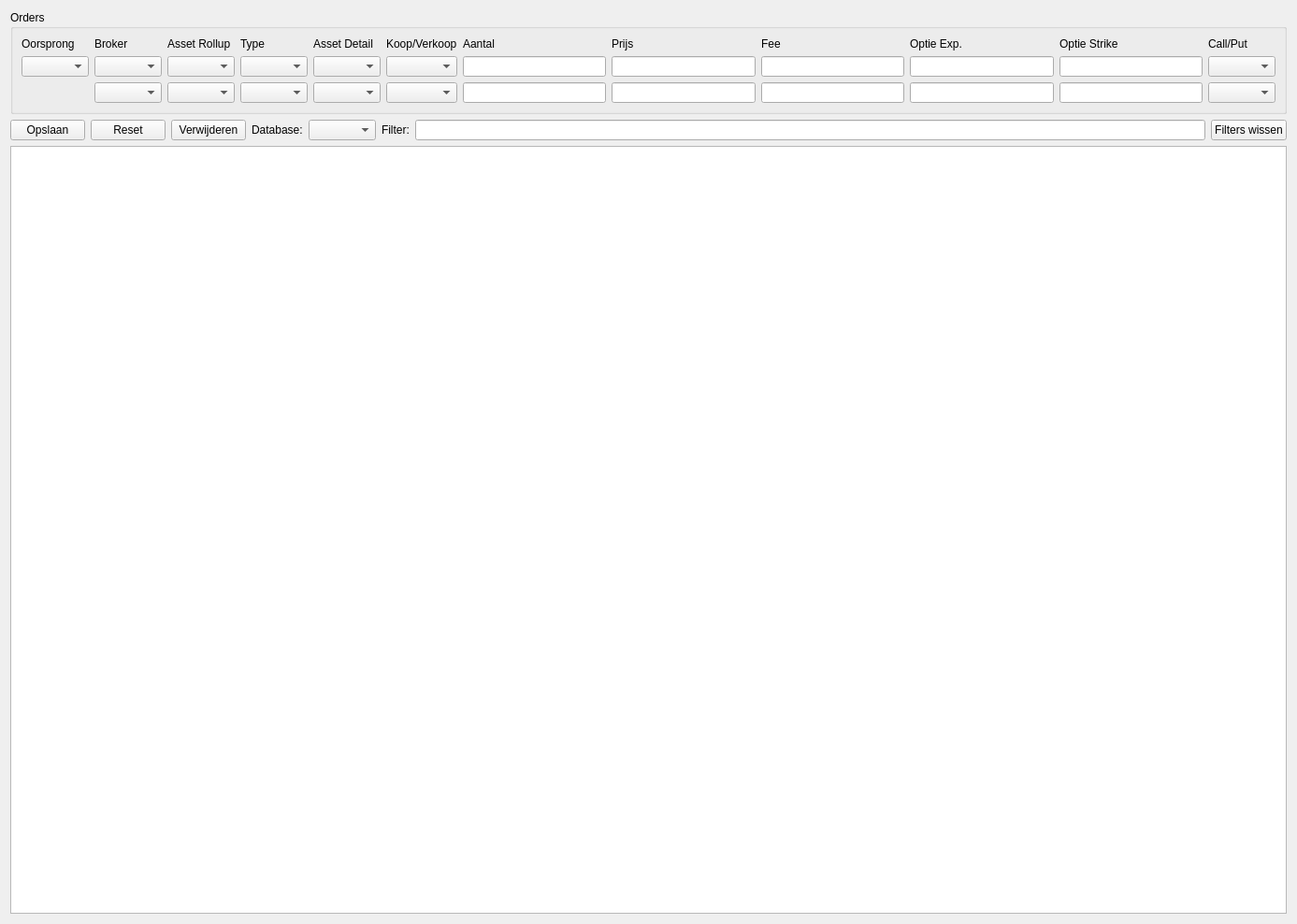
<?xml version="1.0" encoding="UTF-8"?>
<ui version="4.0">
 <class>OrdersTabUI</class>
 <widget class="QWidget" name="OrdersTabUI">
  <property name="geometry">
   <rect>
    <x>0</x>
    <y>0</y>
    <width>1387</width>
    <height>988</height>
   </rect>
  </property>
  <layout class="QVBoxLayout" name="verticalLayout">
   <item>
    <widget class="QGroupBox" name="groupBoxOrders">
     <property name="title">
      <string>Orders</string>
     </property>
     <layout class="QGridLayout" name="gridLayoutOrders">
      <item row="0" column="0">
       <widget class="QLabel" name="labelOorsprong">
        <property name="text">
         <string>Oorsprong</string>
        </property>
       </widget>
      </item>
      <item row="0" column="1">
       <widget class="QLabel" name="labelBroker">
        <property name="text">
         <string>Broker</string>
        </property>
       </widget>
      </item>
      <item row="0" column="2">
       <widget class="QLabel" name="labelAssetRollup">
        <property name="text">
         <string>Asset Rollup</string>
        </property>
       </widget>
      </item>
      <item row="0" column="3">
       <widget class="QLabel" name="labelAssetType">
        <property name="text">
         <string>Type</string>
        </property>
       </widget>
      </item>
      <item row="0" column="4">
       <widget class="QLabel" name="labelDetail">
        <property name="text">
         <string>Asset Detail</string>
        </property>
       </widget>
      </item>
      <item row="0" column="5">
       <widget class="QLabel" name="labelTransType">
        <property name="text">
         <string>Koop/Verkoop</string>
        </property>
       </widget>
      </item>
      <item row="0" column="6">
       <widget class="QLabel" name="labelAantal">
        <property name="text">
         <string>Aantal</string>
        </property>
       </widget>
      </item>
      <item row="0" column="7">
       <widget class="QLabel" name="labelPrijs">
        <property name="text">
         <string>Prijs</string>
        </property>
       </widget>
      </item>
      <item row="0" column="8">
       <widget class="QLabel" name="labelFee">
        <property name="text">
         <string>Fee</string>
        </property>
       </widget>
      </item>
      <item row="0" column="9">
       <widget class="QLabel" name="labelOptieExp">
        <property name="text">
         <string>Optie Exp.</string>
        </property>
       </widget>
      </item>
      <item row="0" column="10">
       <widget class="QLabel" name="labelOptieStrike">
        <property name="text">
         <string>Optie Strike</string>
        </property>
       </widget>
      </item>
      <item row="0" column="11">
       <widget class="QLabel" name="labelOptieCP">
        <property name="text">
         <string>Call/Put</string>
        </property>
       </widget>
      </item>
      <item row="1" column="0">
     <widget class="SmartCombo" name="comboOorsprong1"/>
      </item>
      <item row="1" column="1">
     <widget class="SmartCombo" name="comboBroker1"/>
      </item>
      <item row="1" column="2">
     <widget class="SmartCombo" name="comboAssetRollup1"/>
      </item>
      <item row="1" column="3">
     <widget class="SmartCombo" name="comboAssetType1"/>
      </item>
      <item row="1" column="4">
     <widget class="SmartCombo" name="comboDetail1"/>
      </item>
      <item row="1" column="5">
     <widget class="SmartCombo" name="comboTransType1"/>
      </item>
      <item row="1" column="6">
       <widget class="QLineEdit" name="lineEditAantal1"/>
      </item>
      <item row="1" column="7">
       <widget class="QLineEdit" name="lineEditPrijs1"/>
      </item>
      <item row="1" column="8">
       <widget class="QLineEdit" name="lineEditFee1"/>
      </item>
      <item row="1" column="9">
       <widget class="QLineEdit" name="lineEditOptieExp1"/>
      </item>
      <item row="1" column="10">
       <widget class="QLineEdit" name="lineEditOptieStrike1"/>
      </item>
      <item row="1" column="11">
     <widget class="SmartCombo" name="comboOptieCP1"/>
      </item>
      <item row="2" column="0">
       <widget class="QLabel" name="labelOorsprong2">
        <property name="text">
         <string/>
        </property>
       </widget>
      </item>
      <item row="2" column="1">
     <widget class="SmartCombo" name="comboBroker2"/>
      </item>
      <item row="2" column="2">
     <widget class="SmartCombo" name="comboAssetRollup2"/>
      </item>
      <item row="2" column="3">
     <widget class="SmartCombo" name="comboAssetType2"/>
      </item>
      <item row="2" column="4">
     <widget class="SmartCombo" name="comboDetail2"/>
      </item>
      <item row="2" column="5">
     <widget class="SmartCombo" name="comboTransType2"/>
      </item>
      <item row="2" column="6">
       <widget class="QLineEdit" name="lineEditAantal2"/>
      </item>
      <item row="2" column="7">
       <widget class="QLineEdit" name="lineEditPrijs2"/>
      </item>
      <item row="2" column="8">
       <widget class="QLineEdit" name="lineEditFee2"/>
      </item>
      <item row="2" column="9">
       <widget class="QLineEdit" name="lineEditOptieExp2"/>
      </item>
      <item row="2" column="10">
       <widget class="QLineEdit" name="lineEditOptieStrike2"/>
      </item>
      <item row="2" column="11">
     <widget class="SmartCombo" name="comboOptieCP2"/>
      </item>
     </layout>
    </widget>
   </item>
   <item>
    <layout class="QHBoxLayout" name="horizontalLayoutButtons">
     <item>
      <widget class="QPushButton" name="buttonSave">
       <property name="text">
        <string>Opslaan</string>
       </property>
      </widget>
     </item>
     <item>
      <widget class="QPushButton" name="buttonReset">
       <property name="text">
        <string>Reset</string>
       </property>
      </widget>
     </item>
     <item>
      <widget class="QPushButton" name="buttonDelete">
       <property name="text">
        <string>Verwijderen</string>
       </property>
      </widget>
     </item>
     <item>
      <widget class="QLabel" name="labelDatabase">
       <property name="text">
        <string>Database:</string>
       </property>
      </widget>
     </item>
     <item>
      <widget class="QComboBox" name="comboDatabase"/>
     </item>
     <item>
      <widget class="QLabel" name="labelFilter">
       <property name="text">
        <string>Filter:</string>
       </property>
      </widget>
     </item>
     <item>
      <widget class="QLineEdit" name="lineEditFilter"/>
     </item>
     <item>
      <widget class="QPushButton" name="buttonClearFilters">
       <property name="text">
        <string>Filters wissen</string>
       </property>
      </widget>
     </item>
    </layout>
   </item>
   <item>
    <widget class="QTableView" name="tableViewOrders"/>
   </item>
  </layout>
 </widget>
 <customwidgets>
  <customwidget>
   <class>SmartCombo</class>
   <extends>QComboBox</extends>
   <header>ui_logica/smartcombo.h</header>
  </customwidget>
 </customwidgets>
 <resources/>
 <connections/>
</ui>
